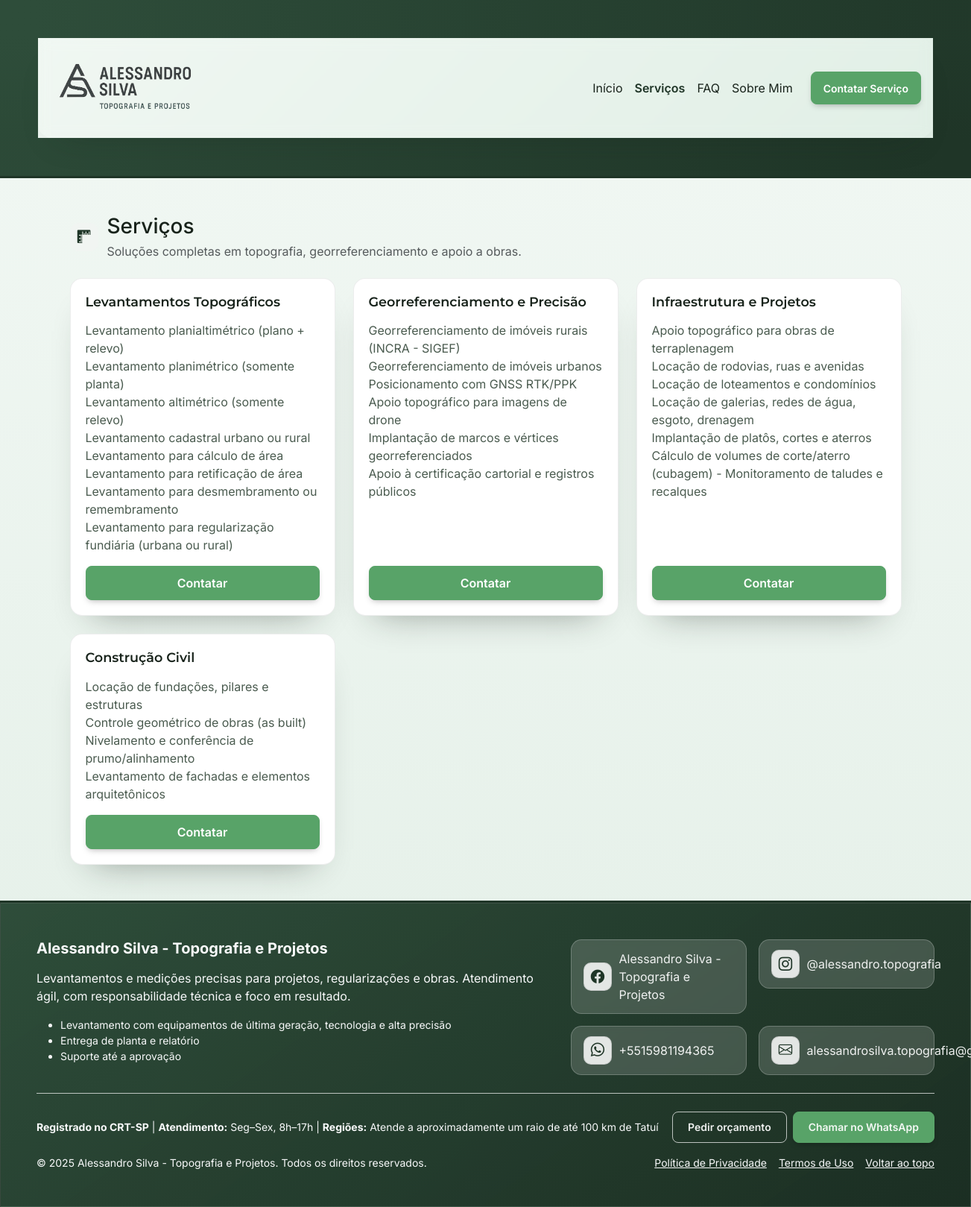
Page /servicos.php on the committed database.
### tables this page shows
CREATE TABLE servicos (
      id INTEGER PRIMARY KEY AUTOINCREMENT,
      titulo TEXT NOT NULL,
      descricao TEXT NOT NULL,
      preco REAL NULL,
      order_index INTEGER NOT NULL DEFAULT 0,
      active INTEGER NOT NULL DEFAULT 1,
      created_at TEXT NOT NULL DEFAULT (datetime('now'))
    );

### database/init_sqlite.php (called while the page is built, shortened)
<?php
function init_sqlite_schema(PDO $pdo): void {
  $pdo->exec("
    CREATE TABLE IF NOT EXISTS servicos (
      id INTEGER PRIMARY KEY AUTOINCREMENT,
      titulo TEXT NOT NULL,
      descricao TEXT NOT NULL,
      preco REAL NULL,
      order_index INTEGER NOT NULL DEFAULT 0,
      active INTEGER NOT NULL DEFAULT 1,
      created_at TEXT NOT NULL DEFAULT (datetime('now'))
    );
    CREATE TABLE IF NOT EXISTS faqs (
      id INTEGER PRIMARY KEY AUTOINCREMENT,
      pergunta TEXT NOT NULL,
      resposta TEXT NOT NULL,
      order_index INTEGER NOT NULL DEFAULT 0,
      active INTEGER NOT NULL DEFAULT 1,
      created_at TEXT NOT NULL DEFAULT (datetime('now'))
    );
    CREATE TABLE IF NOT EXISTS feedbacks (
      id INTEGER PRIMARY KEY AUTOINCREMENT,
      nome TEXT NOT NULL,
      email TEXT NULL,
      mensagem TEXT NULL,
      active INTEGER NOT NULL DEFAULT 1,
      created_at TEXT NOT NULL DEFAULT (datetime('now'))
    );
    CREATE TABLE IF NOT EXISTS contacts (
      id INTEGER PRIMARY KEY AUTOINCREMENT,
      first_name TEXT NOT NULL,
      last_name  TEXT NOT NULL,
      phone      TEXT NOT NULL,
      email      TEXT NOT NULL,
      message    TEXT NOT NULL,
      source     TEXT NULL,
      status     TEXT NOT NULL DEFAULT 'new',
      created_at TEXT NOT NULL DEFAULT (datetime('now'))
    );
    CREATE TABLE IF NOT EXISTS settings (
      key TEXT PRIMARY KEY,
      value TEXT
    );
    CREATE TABLE IF NOT EXISTS users (
      id INTEGER PRIMARY KEY AUTOINCREMENT,
      username TEXT NOT NULL UNIQUE,
      password_hash TEXT NOT NULL,
      created_at TEXT NOT NULL DEFAULT (datetime('now'))
    );
    CREATE INDEX IF NOT EXISTS idx_contacts_created_at ON contacts (created_at);
  ");
  $hasServ = (int)$pdo->query("SELECT COUNT(*) FROM servicos")->fetchColumn();
  $hasFaq  = (int)$pdo->query("SELECT COUNT(*) FROM faqs")->fetchColumn();
  $hasSet  = (int)$pdo->query("SELECT COUNT(*) FROM settings")->fetchColumn();
  $hasUser = (int)$pdo->query("SELECT COUNT(*) FROM users")->fetchColumn();
}

### public/admin/config.php (called while the page is built, shortened)
<?php
require_once __DIR__ . '/../../database/init_sqlite.php';
if (!function_exists('esc')) {
  function esc(string $value): string {
    return htmlspecialchars($value, ENT_QUOTES, 'UTF-8');
  }
}
if (!function_exists('app_env')) {
  function app_env(string $key, ?string $default = null): ?string {
    $value = getenv($key);
    return $value === false ? $default : $value;
  }
}
if (!function_exists('db')) {
  function db(): PDO {
    static $pdo = null;
    if ($pdo instanceof PDO) {
      return $pdo;
    }
  $sqlitePath = app_env('SQLITE_PATH');
    if (!$sqlitePath) {
      $sqlitePath = realpath(__DIR__ . '/../../database') ?: (__DIR__ . '/../../database');
      $sqlitePath .= DIRECTORY_SEPARATOR . 'site.sqlite';
    }
    $pdo = new PDO('sqlite:' . $sqlitePath, null, null, [
      PDO::ATTR_ERRMODE => PDO::ERRMODE_EXCEPTION,
      PDO::ATTR_DEFAULT_FETCH_MODE => PDO::FETCH_ASSOC,
      PDO::ATTR_EMULATE_PREPARES => false,
    ]);
    init_sqlite_schema($pdo);
    return $pdo;
  }
}

### public/servicos.php (the view, shortened to what this page needs)
<?php
require __DIR__ . '/admin/config.php';
$servicos = [];
try {
  $stmt = db()->query('SELECT id, titulo, descricao, preco FROM servicos WHERE active = 1 ORDER BY order_index ASC, id DESC');
  $servicos = $stmt->fetchAll();
} catch (Throwable $e) {
  $servicos = [];
}
?>
<!doctype html>
<html lang="pt-br">
<head>
  <link href="https://cdn.jsdelivr.net/npm/bootstrap@5.3.3/dist/css/bootstrap.min.css" rel="stylesheet">
  <link href="https://cdn.jsdelivr.net/npm/bootstrap-icons@1.11.3/font/bootstrap-icons.min.css" rel="stylesheet">
  <link href="./css/styles.css" rel="stylesheet">
</head>
<body>
  <?php require __DIR__ . '/partials/navbar.php'; ?>
  <main class="page-content services-page">
    <div class="container py-5">
        <div class="section-heading mb-4">
          <span class="title-icon"><i class="bi bi-rulers"></i></span>
          <div class="section-heading__body">
            <h1 class="h3 mb-0">Serviços</h1>
            <p class="text-muted mb-0">Soluções completas em topografia, georreferenciamento e apoio a obras.</p>
          </div>
        </div>
      <?php if (!$servicos): ?>
        <div class="surface-card surface-card--compact text-center text-muted">Em breve publicaremos nossos serviços.</div>
      <?php else: ?>
        <div class="row g-4">
          <?php foreach ($servicos as $s): ?>
            <div class="col-md-6 col-lg-4">
                <article class="surface-card surface-card--compact service-card">
                  <h2 class="service-card__title"><?= esc($s['titulo']) ?></h2>
                  <p class="service-card__description"><?= esc((string)$s['descricao']) ?></p>
                  <div class="service-card__footer">
                    <a href="/contato.php?servico=<?= urlencode($s['titulo']) ?>" class="btn btn-frame">Contatar</a>
                  </div>
                </article>
            </div>
          <?php endforeach; ?>
        </div>
      <?php endif; ?>
    </div>
  </main>
  <?php require __DIR__ . '/partials/footer.php'; ?>
</body>
</html>

### public/css/styles.css (style rules this page uses)
:root { --trans: .25s ease; --max-width: 1200px; --color-primary: #2E4D3A; --color-primary-dark: #1F3527; --color-primary-light: #F1F5F2; --color-accent: #58A368; --color-accent-hover: #3F7B4E; --color-text: #18231B; --color-text-muted: #4A5B4F; --divider-color: #1F3527; --frame-size: clamp(24px, 6vw, 50px); --hero-min: 400px; --font-title: 'Montserrat', Arial, sans-serif; --font-body: 'Inter', system-ui, sans-serif; --app-bg: linear-gradient(180deg, #f2f8f4 0%, #e3efe7 100%); --gradient-soft: linear-gradient(135deg, #f0f7f2 0%, #e1efe6 100%); --gradient-frame: var(--gradient-deep); --gradient-deep: linear-gradient(135deg, #2E4D3A 0%, #1F3527 100%); }
html { min-height: 100%; background: var(--app-bg); }
body { min-height: 100vh; margin: 0; font-family: var(--font-body); color: var(--color-text); background: transparent; display: flex; flex-direction: column; }
* { box-sizing: border-box; }
.btn-frame { --bs-btn-font-weight: 600; --bs-btn-border-radius: .5rem; --bs-btn-padding-x: 1.25rem; --bs-btn-padding-y: .65rem; --bs-btn-color: #fff; --bs-btn-bg: var(--color-accent); --bs-btn-border-color: var(--color-accent); --bs-btn-hover-color: #fff; --bs-btn-hover-bg: var(--color-accent-hover); --bs-btn-hover-border-color: var(--color-accent-hover); box-shadow: 0 4px 10px -4px rgba(0,0,0,.35); transition: var(--trans); display: inline-flex; align-items: center; justify-content: center; }
main, .page-content { flex: 1 0 auto; }
main.page-content { background: transparent; }
.page-content .section-heading { display: flex; align-items: center; gap: 0.75rem; margin-bottom: 1.5rem; }
.page-content .section-heading .title-icon { width: 38px; height: 38px; border-radius: 12px; background: var(--color-primary-light); color: var(--color-primary-dark); display: inline-flex; align-items: center; justify-content: center; font-size: 1.1rem; flex-shrink: 0; }
.surface-card { background: #fff; border-radius: 1.25rem; border: 1px solid rgba(24,35,27,.08); box-shadow: 0 25px 45px -30px rgba(24,35,27,.45); padding: clamp(1.5rem, 2vw, 2.5rem); }
.surface-card--compact { padding: clamp(1.25rem, 1.5vw, 1.75rem); border-radius: 1rem; }
.section-heading__body { display: flex; flex-direction: column; gap: .25rem; }
.service-card { display: flex; flex-direction: column; gap: 1rem; height: 100%; }
.service-card__title { margin: 0; font-family: var(--font-title); font-size: 1.1rem; font-weight: 600; }
.service-card__description { margin: 0; color: var(--color-text-muted); white-space: pre-line; }
.service-card__footer { margin-top: auto; display: flex; flex-direction: column; gap: .75rem; }

### rows in the picture
servicos: titulo "Levantamentos Topográficos", descricao "Levantamento planialtimétrico (plano + relevo) Levantamento planimétrico (somente planta) Levantamento altimétrico (somente relevo) Levantamento cadastral urbano ou rural Levantamento para cálculo de área Levantamento para retificação de área Levantamento para desmembramento ou remembramento Levantamento para regularização fundiária (urbana ou rural)"
servicos: titulo "Georreferenciamento e Precisão", descricao "Georreferenciamento de imóveis rurais (INCRA - SIGEF) Georreferenciamento de imóveis urbanos Posicionamento com GNSS RTK/PPK Apoio topográfico para imagens de drone Implantação de marcos e vértices georreferenciados Apoio à certificação cartorial e registros públicos"
servicos: titulo "Infraestrutura e Projetos", descricao "Apoio topográfico para obras de terraplenagem Locação de rodovias, ruas e avenidas Locação de loteamentos e condomínios Locação de galerias, redes de água, esgoto, drenagem Implantação de platôs, cortes e aterros Cálculo de volumes de corte/aterro (cubagem) - Monitoramento de taludes e recalques"
servicos: titulo "Construção Civil", descricao "Locação de fundações, pilares e estruturas Controle geométrico de obras (as built) Nivelamento e conferência de prumo/alinhamento Levantamento de fachadas e elementos arquitetônicos"

### other values in the picture
$company "Alessandro Silva - Topografia e Projetos"
$instaHandle "@alessandro.topografia"
$waNumber "+5515981194365"
$hours "Seg–Sex, 8h–17h"
$regions "Atende a aproximadamente um raio de até 100 km de Tatuí"
